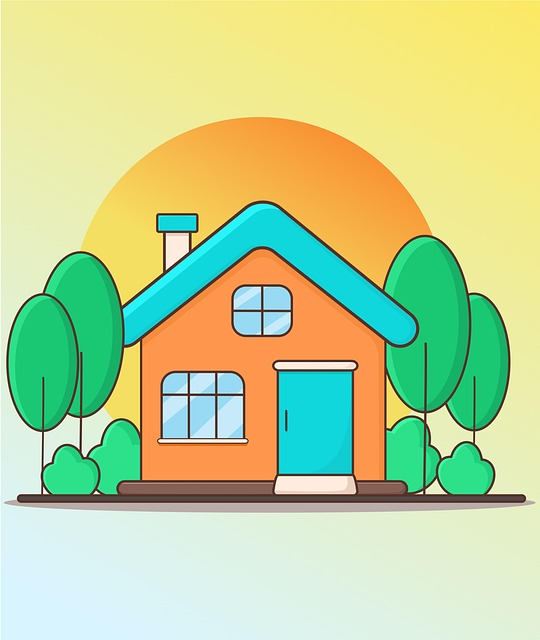
#> input picture img_pencil_sketch/house.jpg, 540 x 640 px
$ jupyter execute main.ipynb
#> lines starting #> are read from the running program, lines starting #| are printed output that depends on the picture; after the words box and inside, x2 and y2 are one past the last pixel; in counts of white or black regions, pixels touching at a corner belong together
[cell 1]
import cv2
import numpy as np
import matplotlib.pyplot as plt

[cell 2]
image = cv2.imread("house.jpg")
#> image is the input picture: shape (640, 540, 3); mean B, G, R 151.6, 210.3, 191.8

[cell 3]
# convert rgb to grayscale

gray = cv2.cvtColor(image, cv2.COLOR_BGR2GRAY)
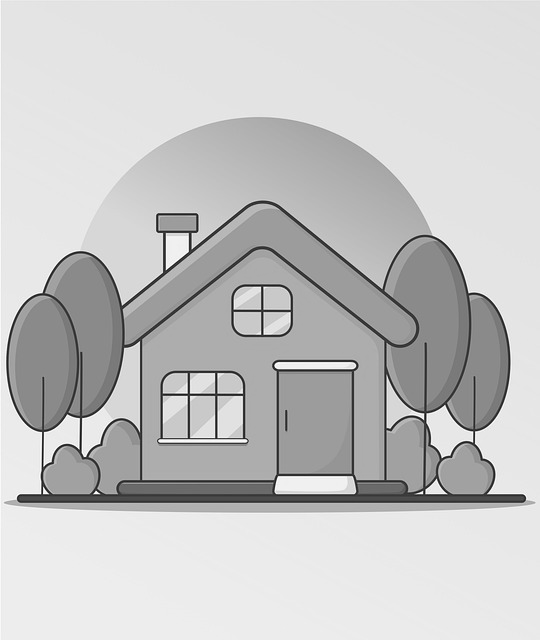
#> gray: shape (640, 540); min 7, max 254, mean 198.1
cv2.imwrite("step1_grayscale.jpg", gray)
print("Grayscale image saved.")

[cell 4]
# invert the grayscale image
inverted = cv2.bitwise_not(gray)
cv2.imwrite("step2_inverted.jpg", inverted)
print("Inverted image saved.")

[cell 5]
# blur the inverted image
# the higher the kernel size, the blurrier the image
blurred = cv2.GaussianBlur(inverted, ksize=(21, 21), sigmaX=0)
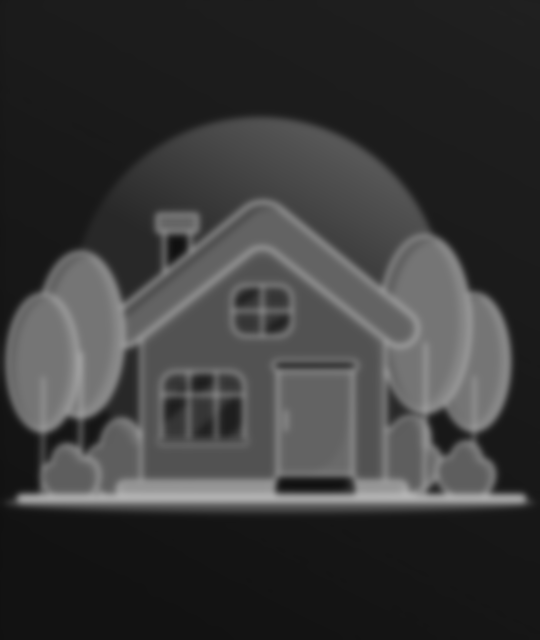
#> blurred: shape (640, 540); min 15, max 180, mean 56.9
cv2.imwrite("step3_blurred_inverted.jpg", blurred)
print("Blurred-inverted image saved.")

[cell 6]
# dodge blend - > pencil sketch
# the higher the value, the darker the sketch
# the lower the value, the lighter the sketch
# the value should be between 0 and 255
# if the value is 255, the sketch will be completely white
# if the value is 0, the sketch will be completely black
# Formula: sketch = gray / (1 - blurred/255)  (color-dodge)
# cv2.divide does this safely: result = gray * 256 / (256 - blurred)

sketch = cv2.divide(gray, 255 - blurred, scale=255.0)
cv2.imwrite("step4_basic_sketch.jpg", sketch)
print("Basic pencil sketch saved.")

[cell 7]
# Enhance edges with adaptive threshold
# the higher the block size, the thicker the edges
# the lower the block size, the thinner the edges
edges = cv2.adaptiveThreshold(
    gray,
    maxValue=255,
    adaptiveMethod=cv2.ADAPTIVE_THRESH_MEAN_C,
    thresholdType=cv2.THRESH_BINARY,
    blockSize=9,
    C=9,
)
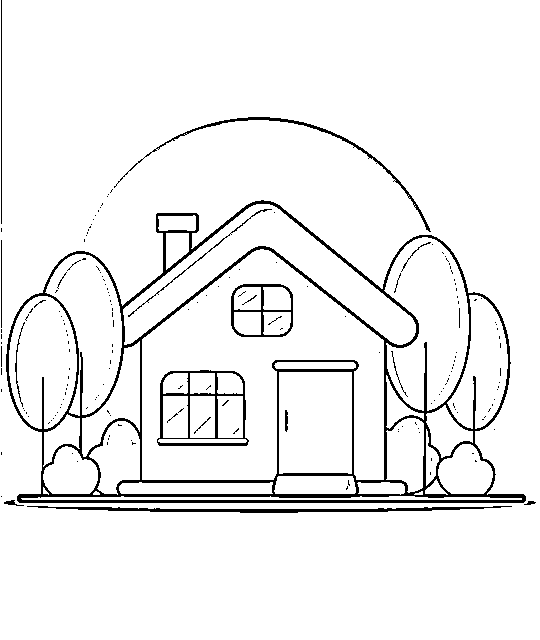
#> edges: shape (640, 540); 94.3% white; 183 black regions (163 under 20 px), largest, box (x1, y1, x2, y2) and area: (6, 200, 526, 503) 13704, (27, 506, 512, 513) 1386, (157, 370, 249, 446) 1384
cv2.imwrite("step5_edges.jpg", edges)
print("Edge-enhanced image saved.")

[cell 8]
# combine edges + sketch (RESULT)
final_sketch = cv2.multiply(sketch, edges, scale=1 / 255.0)
cv2.imwrite("step6_final_sketch.jpg", final_sketch)
print("Final enhanced sketch saved.")

[cell 9]
# final image

def to_bgr(img):
    """Ensure image is 3-channel BGR for stacking."""
    return img if len(img.shape) == 3 else cv2.cvtColor(img, cv2.COLOR_GRAY2BGR)

H, W = 200, 300   # thumbnail size

steps = [
    ("0. Original",        image),
    ("1. Grayscale",       gray),
    ("2. Inverted",        inverted),
    ("3. Blurred-Inv",     blurred),
    ("4. Basic Sketch",    sketch),
    ("5. Edges",           edges),
    ("6. Final Sketch",    final_sketch),
]

tiles = []
for title, img in steps:
    thumb = cv2.resize(to_bgr(img), (W, H))
    # Add label bar
    bar = np.ones((30, W, 3), dtype=np.uint8) * 40
    cv2.putText(bar, title, (6, 21), cv2.FONT_HERSHEY_SIMPLEX, 0.55, (255, 255, 255), 1)
    tiles.append(np.vstack([bar, thumb]))
#> this loop made 7 passes
#> title on passes 1 to 7: '0. Original', '1. Grayscale', '2. Inverted', '3. Blurred-Inv', '4. Basic Sketch', '5. Edges', '6. Final Sketch'
#> pass 1, `thumb = cv2.resize(to_bgr(img), (W, H))`:
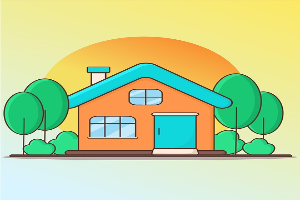
#> thumb: shape (200, 300, 3); mean B, G, R 151.5, 210.3, 191.8
#> pass 2, `thumb = cv2.resize(to_bgr(img), (W, H))`:
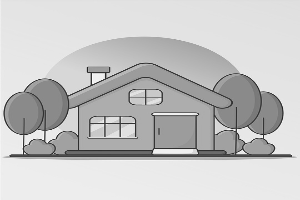
#> thumb: shape (200, 300, 3); min 30, max 253, mean 198
#> pass 3, `thumb = cv2.resize(to_bgr(img), (W, H))`:
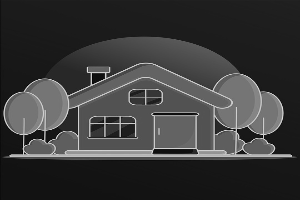
#> thumb: shape (200, 300, 3); min 2, max 225, mean 56.9
#> after the loop:
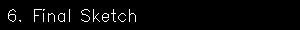
#> bar: shape (30, 300, 3); values 40 (black) and 255 (white), 2.9% white in thin lines or dots, all inside (x1, y1, x2, y2) = (8, 9, 136, 22)
#> after the loop, tiles = 7 items

# Arrange in two rows: 4 + 3
row1 = np.hstack(tiles[:4])
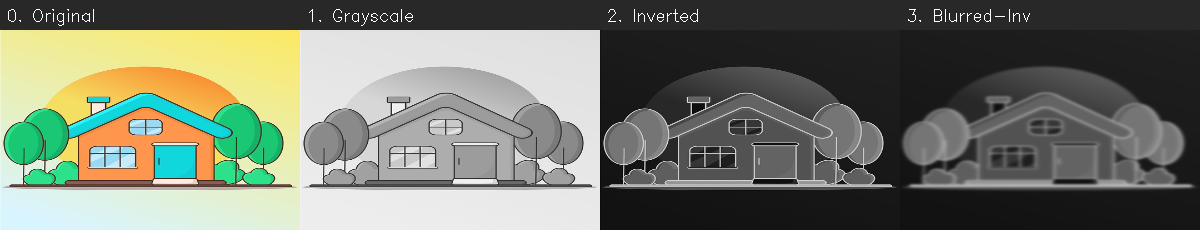
#> row1: shape (230, 1200, 3); mean of channels 0, 1, 2 106.6, 119.4, 115.3; drawn as B, G, R
row2_pad = np.hstack(tiles[4:] + [np.ones_like(tiles[0])])  # pad last row
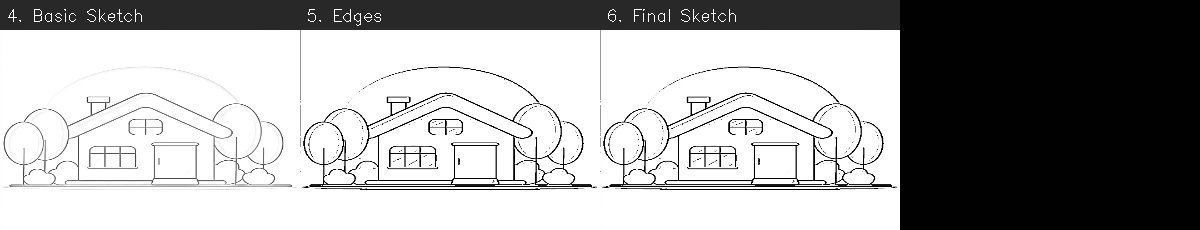
#> row2_pad: shape (230, 1200, 3); min 0, max 255, mean 163.2
summary = np.vstack([row1, row2_pad])
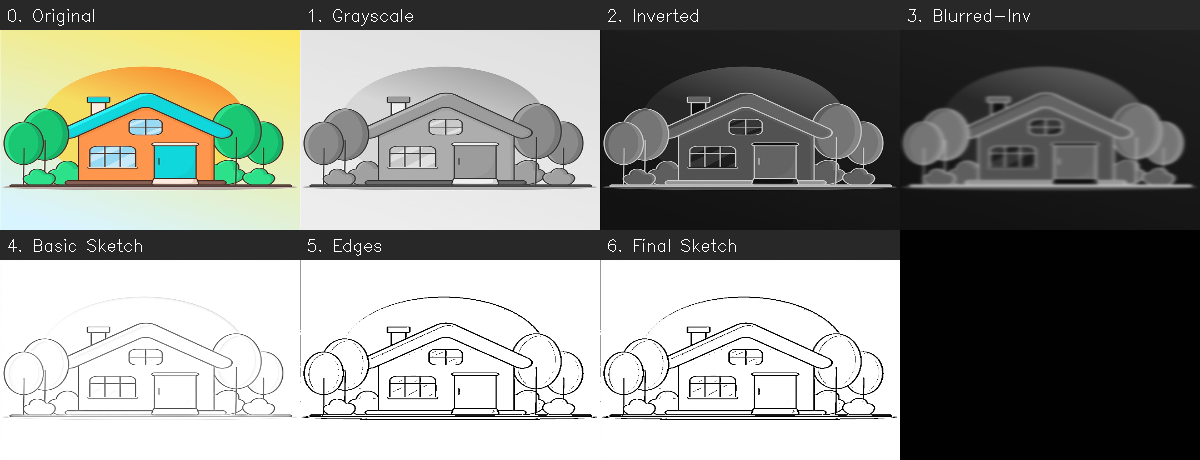
#> summary: shape (460, 1200, 3); mean of channels 0, 1, 2 134.9, 141.3, 139.3; drawn as B, G, R
cv2.imwrite("summary_all_steps.jpg", summary)
print("\nSummary grid saved  →  summary_all_steps.jpg")
print("\nAll done! 🎨")

[cell 10]
img_res = cv2.imread("summary_all_steps.jpg")
image_rgb = cv2.cvtColor(img_res, cv2.COLOR_BGR2RGB)

plt.imshow(image_rgb)
plt.axis("off")
plt.show()
